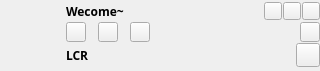
<?xml version="1.0" encoding="UTF-8"?>
<ui version="4.0">
 <class>MiniPlay</class>
 <widget class="QWidget" name="MiniPlay">
  <property name="geometry">
   <rect>
    <x>0</x>
    <y>0</y>
    <width>320</width>
    <height>71</height>
   </rect>
  </property>
  <property name="minimumSize">
   <size>
    <width>320</width>
    <height>71</height>
   </size>
  </property>
  <property name="maximumSize">
   <size>
    <width>320</width>
    <height>71</height>
   </size>
  </property>
  <property name="mouseTracking">
   <bool>true</bool>
  </property>
  <property name="windowTitle">
   <string>Form</string>
  </property>
  <layout class="QHBoxLayout" name="horizontalLayout_5">
   <property name="spacing">
    <number>0</number>
   </property>
   <property name="leftMargin">
    <number>0</number>
   </property>
   <property name="topMargin">
    <number>0</number>
   </property>
   <property name="rightMargin">
    <number>0</number>
   </property>
   <property name="bottomMargin">
    <number>0</number>
   </property>
   <item>
    <widget class="QLabel" name="lgoLabel">
     <property name="minimumSize">
      <size>
       <width>66</width>
       <height>66</height>
      </size>
     </property>
     <property name="maximumSize">
      <size>
       <width>66</width>
       <height>66</height>
      </size>
     </property>
     <property name="text">
      <string/>
     </property>
     <property name="scaledContents">
      <bool>true</bool>
     </property>
    </widget>
   </item>
   <item>
    <layout class="QVBoxLayout" name="verticalLayout">
     <property name="spacing">
      <number>0</number>
     </property>
     <item>
      <layout class="QHBoxLayout" name="horizontalLayout_3">
       <item alignment="Qt::AlignHCenter">
        <widget class="QLabel" name="titleLabel">
         <property name="font">
          <font>
           <family>微软雅黑</family>
           <pointsize>9</pointsize>
           <weight>75</weight>
           <bold>true</bold>
          </font>
         </property>
         <property name="text">
          <string>Wecome~</string>
         </property>
        </widget>
       </item>
       <item>
        <layout class="QHBoxLayout" name="horizontalLayout">
         <property name="spacing">
          <number>1</number>
         </property>
         <item>
          <spacer name="horizontalSpacer_2">
           <property name="orientation">
            <enum>Qt::Horizontal</enum>
           </property>
           <property name="sizeHint" stdset="0">
            <size>
             <width>0</width>
             <height>20</height>
            </size>
           </property>
          </spacer>
         </item>
         <item alignment="Qt::AlignRight">
          <widget class="QPushButton" name="miniBtn">
           <property name="minimumSize">
            <size>
             <width>18</width>
             <height>18</height>
            </size>
           </property>
           <property name="maximumSize">
            <size>
             <width>18</width>
             <height>18</height>
            </size>
           </property>
           <property name="text">
            <string/>
           </property>
           <property name="icon">
            <iconset resource="src.qrc">
             <normaloff>:/img/img/mini.png</normaloff>:/img/img/mini.png</iconset>
           </property>
          </widget>
         </item>
         <item alignment="Qt::AlignRight">
          <widget class="QPushButton" name="modelBtn">
           <property name="minimumSize">
            <size>
             <width>18</width>
             <height>18</height>
            </size>
           </property>
           <property name="maximumSize">
            <size>
             <width>18</width>
             <height>18</height>
            </size>
           </property>
           <property name="text">
            <string/>
           </property>
           <property name="icon">
            <iconset resource="src.qrc">
             <normaloff>:/img/img/stop.png</normaloff>:/img/img/stop.png</iconset>
           </property>
          </widget>
         </item>
         <item alignment="Qt::AlignRight">
          <widget class="QPushButton" name="closeBtn">
           <property name="minimumSize">
            <size>
             <width>18</width>
             <height>18</height>
            </size>
           </property>
           <property name="maximumSize">
            <size>
             <width>18</width>
             <height>18</height>
            </size>
           </property>
           <property name="text">
            <string/>
           </property>
           <property name="icon">
            <iconset resource="src.qrc">
             <normaloff>:/img/img/close.png</normaloff>:/img/img/close.png</iconset>
           </property>
          </widget>
         </item>
        </layout>
       </item>
      </layout>
     </item>
     <item>
      <layout class="QHBoxLayout" name="horizontalLayout_2">
       <property name="spacing">
        <number>12</number>
       </property>
       <item>
        <widget class="QPushButton" name="BFBtn">
         <property name="minimumSize">
          <size>
           <width>20</width>
           <height>20</height>
          </size>
         </property>
         <property name="maximumSize">
          <size>
           <width>20</width>
           <height>20</height>
          </size>
         </property>
         <property name="text">
          <string/>
         </property>
         <property name="icon">
          <iconset resource="src.qrc">
           <normaloff>:/img/img/bf.png</normaloff>:/img/img/bf.png</iconset>
         </property>
         <property name="iconSize">
          <size>
           <width>20</width>
           <height>20</height>
          </size>
         </property>
        </widget>
       </item>
       <item>
        <widget class="QPushButton" name="playBtn">
         <property name="minimumSize">
          <size>
           <width>20</width>
           <height>20</height>
          </size>
         </property>
         <property name="maximumSize">
          <size>
           <width>20</width>
           <height>20</height>
          </size>
         </property>
         <property name="text">
          <string/>
         </property>
         <property name="icon">
          <iconset resource="src.qrc">
           <normaloff>:/img/img/play.png</normaloff>:/img/img/play.png</iconset>
         </property>
         <property name="iconSize">
          <size>
           <width>20</width>
           <height>20</height>
          </size>
         </property>
        </widget>
       </item>
       <item>
        <widget class="QPushButton" name="FFBtn">
         <property name="minimumSize">
          <size>
           <width>20</width>
           <height>20</height>
          </size>
         </property>
         <property name="maximumSize">
          <size>
           <width>20</width>
           <height>20</height>
          </size>
         </property>
         <property name="text">
          <string/>
         </property>
         <property name="icon">
          <iconset resource="src.qrc">
           <normaloff>:/img/img/ff.png</normaloff>:/img/img/ff.png</iconset>
         </property>
         <property name="iconSize">
          <size>
           <width>20</width>
           <height>20</height>
          </size>
         </property>
        </widget>
       </item>
       <item>
        <spacer name="horizontalSpacer">
         <property name="orientation">
          <enum>Qt::Horizontal</enum>
         </property>
         <property name="sizeHint" stdset="0">
          <size>
           <width>10</width>
           <height>10</height>
          </size>
         </property>
        </spacer>
       </item>
       <item>
        <widget class="QPushButton" name="soundBtn">
         <property name="minimumSize">
          <size>
           <width>20</width>
           <height>20</height>
          </size>
         </property>
         <property name="maximumSize">
          <size>
           <width>20</width>
           <height>20</height>
          </size>
         </property>
         <property name="text">
          <string/>
         </property>
         <property name="icon">
          <iconset resource="src.qrc">
           <normaloff>:/img/img/sound-small.png</normaloff>:/img/img/sound-small.png</iconset>
         </property>
         <property name="iconSize">
          <size>
           <width>18</width>
           <height>18</height>
          </size>
         </property>
        </widget>
       </item>
      </layout>
     </item>
     <item>
      <layout class="QHBoxLayout" name="horizontalLayout_4">
       <item>
        <widget class="QLabel" name="lrcLabel">
         <property name="font">
          <font>
           <family>微软雅黑</family>
           <pointsize>9</pointsize>
           <weight>75</weight>
           <bold>true</bold>
          </font>
         </property>
         <property name="text">
          <string>LCR</string>
         </property>
        </widget>
       </item>
       <item>
        <widget class="QPushButton" name="lisBtn">
         <property name="enabled">
          <bool>true</bool>
         </property>
         <property name="minimumSize">
          <size>
           <width>24</width>
           <height>24</height>
          </size>
         </property>
         <property name="maximumSize">
          <size>
           <width>24</width>
           <height>24</height>
          </size>
         </property>
         <property name="sizeIncrement">
          <size>
           <width>24</width>
           <height>24</height>
          </size>
         </property>
         <property name="baseSize">
          <size>
           <width>24</width>
           <height>24</height>
          </size>
         </property>
         <property name="text">
          <string/>
         </property>
         <property name="icon">
          <iconset resource="src.qrc">
           <normaloff>:/img/img/list.png</normaloff>:/img/img/list.png</iconset>
         </property>
         <property name="iconSize">
          <size>
           <width>22</width>
           <height>22</height>
          </size>
         </property>
        </widget>
       </item>
      </layout>
     </item>
    </layout>
   </item>
  </layout>
 </widget>
 <resources>
  <include location="src.qrc"/>
 </resources>
 <connections/>
</ui>
